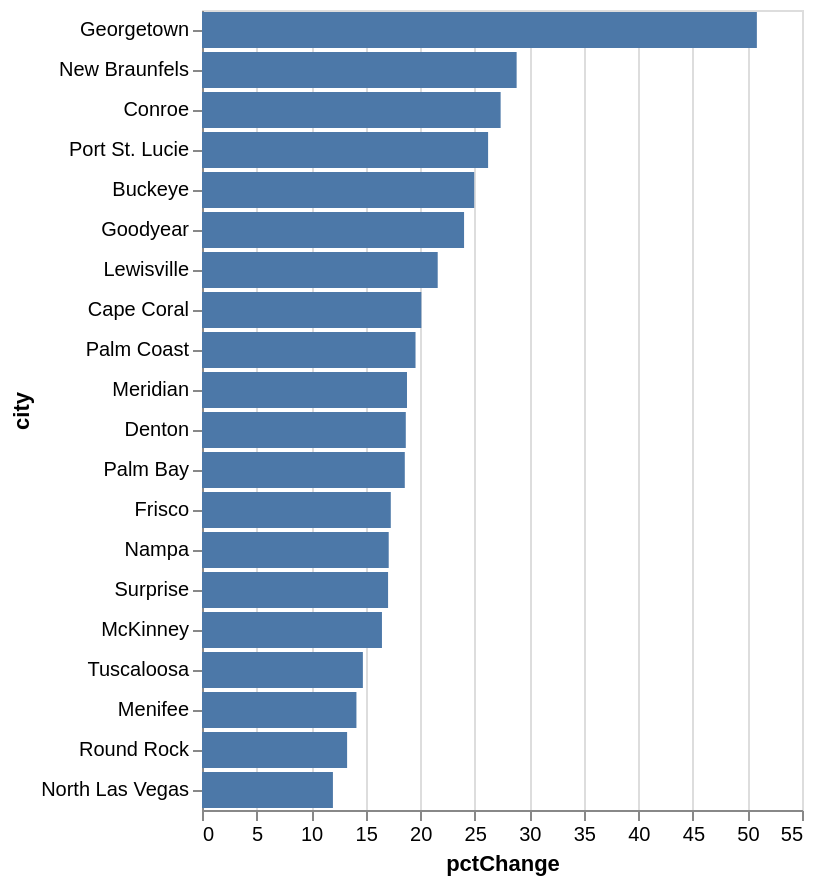

The notebook cell this image was saved under:
### Code cell
pctChange = cities.with_columns(
  (pl.col("pop2024") / pl.col("pop2020") * 100 - 100).alias("pctChange"),
).sort("pctChange", descending = True).head(20)

alt.Chart(pctChange).mark_bar().encode(
  alt.X("pctChange"),
  alt.Y("city", sort = "-x"),
).display()

### Figure 1 — Vega-Lite specification as saved in the notebook (floating-point values rounded to 4 significant figures)
{"config": {"view": {"continuousWidth": 300, "continuousHeight": 300}}, "data": {"name": "data-3ce85a60da24e7103f4acaea8209d9f4"}, "mark": {"type": "bar"}, "encoding": {"x": {"field": "pctChange", "type": "quantitative"}, "y": {"field": "city", "sort": "-x", "type": "nominal"}}, "$schema": "https://vega.github.io/schema/vega-lite/v6.1.0.json", "datasets": {"data-3ce85a60da24e7103f4acaea8209d9f4": [{"city": "Georgetown", "state": "TX", "pop2024": 101344, "pop2020": 67176, "area": 57.3, "pctChange": 50.86}, {"city": "New Braunfels", "state": "TX", "pop2024": 116477, "pop2020": 90403, "area": 45.2, "pctChange": 28.84}, {"city": "Conroe", "state": "TX", "pop2024": 114581, "pop2020": 89956, "area": 72.0, "pctChange": 27.37}, {"city": "Port St. Lucie", "state": "FL", "pop2024": 258575, "pop2020": 204851, "area": 119.2, "pctChange": 26.23}, {"city": "Buckeye", "state": "AZ", "pop2024": 114334, "pop2020": 91502, "area": 393.0, "pctChange": 24.95}, {"city": "Goodyear", "state": "AZ", "pop2024": 118186, "pop2020": 95294, "area": 191.3, "pctChange": 24.02}, {"city": "Lewisville", "state": "TX", "pop2024": 135983, "pop2020": 111822, "area": 37.0, "pctChange": 21.61}, {"city": "Cape Coral", "state": "FL", "pop2024": 233025, "pop2020": 194016, "area": 106.0, "pctChange": 20.11}, {"city": "Palm Coast", "state": "FL", "pop2024": 106729, "pop2020": 89258, "area": 95.4, "pctChange": 19.57}, {"city": "Meridian", "state": "ID", "pop2024": 139740, "pop2020": 117635, "area": 35.1, "pctChange": 18.79}, {"city": "Denton", "state": "TX", "pop2024": 165998, "pop2020": 139869, "area": 96.4, "pctChange": 18.68}, {"city": "Palm Bay", "state": "FL", "pop2024": 142023, "pop2020": 119760, "area": 86.4, "pctChange": 18.59}, {"city": "Frisco", "state": "TX", "pop2024": 235208, "pop2020": 200509, "area": 68.6, "pctChange": 17.31}, {"city": "Nampa", "state": "ID", "pop2024": 117350, "pop2020": 100200, "area": 33.5, "pctChange": 17.12}, {"city": "Surprise", "state": "AZ", "pop2024": 167564, "pop2020": 143148, "area": 110.3, "pctChange": 17.06}, {"city": "McKinney", "state": "TX", "pop2024": 227526, "pop2020": 195308, "area": 67.0, "pctChange": 16.5}, {"city": "Tuscaloosa", "state": "AL", "pop2024": 114288, "pop2020": 99600, "area": 61.9, "pctChange": 14.75}, {"city": "Menifee", "state": "CA", "pop2024": 117041, "pop2020": 102527, "area": 46.5, "pctChange": 14.16}, {"city": "Round Rock", "state": "TX", "pop2024": 135359, "pop2020": 119468, "area": 37.6, "pctChange": 13.3}, {"city": "North Las Vegas", "state": "NV", "pop2024": 294034, "pop2020": 262527, "area": 101.3, "pctChange": 12.0}]}}
